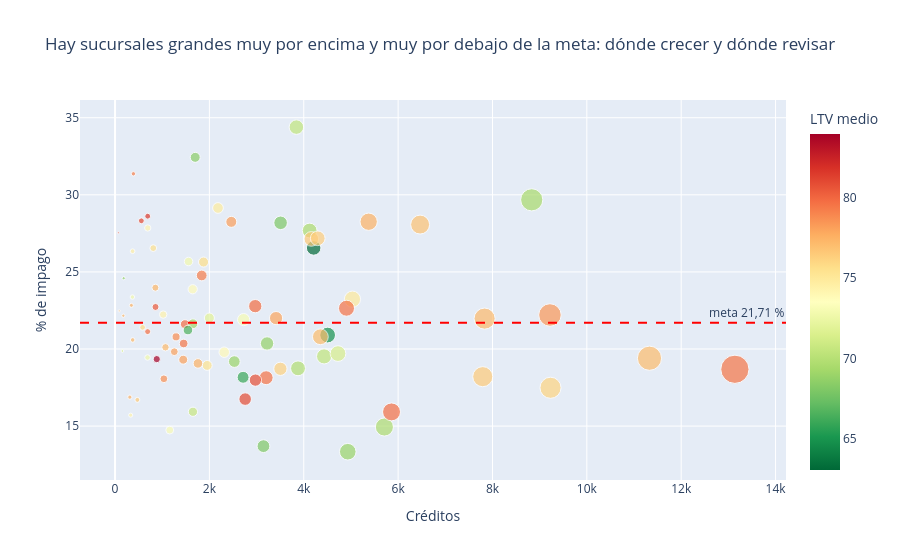

The cell this chart's notebook holds for it:
### Markdown cell above
Este es probablemente el gráfico más importante del análisis.

A la izquierda, el buró funciona como uno esperaría: a peor calificación, más impago (de 16 de cada 100 en "muy bajo" a 30 de cada 100 en "muy alto"). El problema es la barra gris. La mitad de los clientes no tiene historial y su impago (23 de cada 100) está por encima de la meta. Con la regla del buró, la empresa queda entre dos malas opciones: rechazar a todos esos clientes y perder la mitad del negocio, o aprobarlos y no cumplir la meta.

A la derecha, las sucursales muestran diferencias enormes: en la 152 no pagan 13 de cada 100 clientes; en la 251, 34. Casi la mitad de las sucursales (39 de 82, que originan el 44,5 % de los créditos) está por encima de la meta. Ojo: esto no quiere decir que esas sucursales trabajen mal; pueden atender zonas o clientes distintos. Pero es información útil para las dos gerencias.

### Code cell
suc = (df.groupby("BRANCH_ID")
         .agg(creditos=("LOAN_DEFAULT", "size"), impago=("LOAN_DEFAULT", "mean"),
              monto_total=("DISBURSED_AMOUNT", "sum"), ltv_medio=("LTV", "mean"))
         .reset_index())
suc["impago"] *= 100
fig = px.scatter(suc, x="creditos", y="impago", size="monto_total", color="ltv_medio",
                 hover_data=["BRANCH_ID", "ltv_medio"], color_continuous_scale="RdYlGn_r",
                 labels={"creditos": "Créditos", "impago": "% de impago", "ltv_medio": "LTV medio"},
                 title="Hay sucursales grandes muy por encima y muy por debajo de la meta: dónde crecer y dónde revisar")
fig.add_hline(y=LIMITE, line_dash="dash", line_color="red", annotation_text="meta 21,71 %")
fig.write_html("graficos/08_sucursales_interactivo.html", include_plotlyjs="cdn")
print("Correlación LTV medio vs impago por sucursal (>= 1 000 créditos):",
      round(suc[suc["creditos"] >= 1000][["ltv_medio", "impago"]].corr().iloc[0, 1], 2))
fig.show()

### Figure 1 — Plotly figure (JSON) as saved in the notebook; plotly's stock layout.template omitted (floating-point values rounded to 4 significant figures; data arrays with more than 128 entries replaced by an {"elided": "..."} marker saying what was removed)
{"data": [{"customdata": {"elided": "82x2 mixed values"}, "hovertemplate": "Créditos=%{x}<br>% de impago=%{y}<br>monto_total=%{marker.size}<br>BRANCH_ID=%{customdata[0]}<br>LTV medio=%{marker.color}<extra></extra>", "legendgroup": "", "marker": {"color": [69.67, 69.62, 74.24, 72.79, 69.89, 70.72, 78.18, 64.88, 77.12, 81.03, 63.07, 83.98, 79.84, 77.19, 79.63, 77.22, 77.14, 72.85, 76.54, 77.5, 76.58, 80.84, 68.99, 81.62, 81.05, 73.1, 76.88, 76.2, 80.92, 74.3, 73.2, 74.95, 79.69, 79.53, 70.44, 71.97, 72.76, 68.71, 79.29, 80.47, 79.82, 70.46, 68.46, 69.27, 78.08, 77.21, 77.53, 74.53, 77.33, 66.56, 76.11, 76.5, 74.18, 69.46, 66.02, 75.82, 71.37, 78.43, 79.6, 79.71, 75.37, 73.79, 68.04, 77.57, 77.12, 73.88, 75.55, 68.74, 77.5, 78.73, 79.52, 76.35, 77.36, 78.09, 74.82, 77.99, 68.07, 78.67, 71.71, 75.62, 68.97, 79.19], "coloraxis": "coloraxis", "size": [328221140, 218928730, 17068232, 19578072, 221569171, 86297620, 120964040, 249077700, 4944047, 34356773, 212399682, 52811535, 177640858, 55351104, 194500811, 448069473, 250084373, 73211309, 24387393, 302232066, 215013157, 151893659, 276890846, 34585447, 4208007, 149513591, 360107147, 177330749, 158585251, 55664099, 62138265, 265843343, 323473451, 803493483, 229437360, 101592193, 30730231, 10468324, 115903583, 49615682, 82854519, 211641462, 99994719, 96840846, 61252567, 20915658, 16078432, 22307352, 10957946, 93419430, 446872806, 405409470, 40140528, 494837654, 142520330, 32604241, 248816072, 509392716, 257601494, 35587301, 97939499, 86628407, 185289670, 17850557, 588105233, 110792732, 46077953, 179162934, 91883431, 65184549, 75734172, 218401078, 49151322, 80474919, 115328342, 174981521, 165310338, 61066815, 7688541, 102165777, 136895441, 19209698], "sizemode": "area", "sizeref": 2009000.0, "symbol": "circle"}, "mode": "markers", "name": "", "orientation": "v", "showlegend": false, "type": "scatter", "x": [5709, 4125, 331, 368, 3878, 1651, 2464, 4506, 89, 558, 4210, 884, 2972, 1069, 3203, 7833, 4352, 1558, 473, 5376, 4160, 2975, 4933, 692, 69, 2725, 6466, 3505, 2758, 1021, 1160, 5032, 5860, 13138, 4431, 1999, 689, 183, 1837, 858, 1481, 3844, 1699, 1650, 1256, 374, 346, 372, 176, 1545, 9230, 7794, 693, 8832, 2714, 584, 4725, 9218, 4906, 691, 1954, 1646, 3509, 314, 11328, 2314, 810, 3222, 1757, 1294, 1454, 4297, 855, 1445, 2182, 3413, 3146, 1035, 156, 1876, 2528, 389], "xaxis": "x", "y": [14.94, 27.68, 15.71, 23.37, 18.75, 15.93, 28.25, 20.91, 22.47, 28.32, 26.56, 19.34, 22.78, 20.11, 18.14, 21.97, 20.8, 25.67, 16.7, 28.26, 27.14, 17.98, 13.34, 28.61, 27.54, 21.91, 28.07, 18.72, 16.75, 22.23, 14.74, 23.23, 15.92, 18.69, 19.52, 22.01, 19.45, 24.59, 24.77, 22.73, 21.61, 34.39, 32.43, 21.64, 19.82, 20.59, 22.83, 26.34, 22.16, 21.23, 17.49, 18.21, 27.85, 29.68, 18.17, 21.4, 19.7, 22.21, 22.65, 21.13, 18.94, 23.88, 28.18, 16.88, 19.4, 19.79, 26.54, 20.36, 19.07, 20.79, 20.36, 27.18, 23.98, 19.31, 29.15, 22.0, 13.7, 18.07, 19.87, 25.64, 19.19, 31.36], "yaxis": "y"}], "layout": {"annotations": [{"showarrow": false, "text": "meta 21,71 %", "x": 1, "xanchor": "right", "xref": "x domain", "y": 21.71, "yanchor": "bottom", "yref": "y"}], "coloraxis": {"autocolorscale": false, "colorbar": {"title": {"text": "LTV medio"}}, "colorscale": [[0.0, "rgb(0,104,55)"], [0.1, "rgb(26,152,80)"], [0.2, "rgb(102,189,99)"], [0.3, "rgb(166,217,106)"], [0.4, "rgb(217,239,139)"], [0.5, "rgb(255,255,191)"], [0.6, "rgb(254,224,139)"], [0.7, "rgb(253,174,97)"], [0.8, "rgb(244,109,67)"], [0.9, "rgb(215,48,39)"], [1.0, "rgb(165,0,38)"]]}, "legend": {"itemsizing": "constant", "tracegroupgap": 0}, "shapes": [{"line": {"color": "red", "dash": "dash"}, "type": "line", "x0": 0, "x1": 1, "xref": "x domain", "y0": 21.71, "y1": 21.71, "yref": "y"}], "title": {"text": "Hay sucursales grandes muy por encima y muy por debajo de la meta: dónde crecer y dónde revisar"}, "xaxis": {"anchor": "y", "domain": [0.0, 1.0], "title": {"text": "Créditos"}}, "yaxis": {"anchor": "x", "domain": [0.0, 1.0], "title": {"text": "% de impago"}}}}
